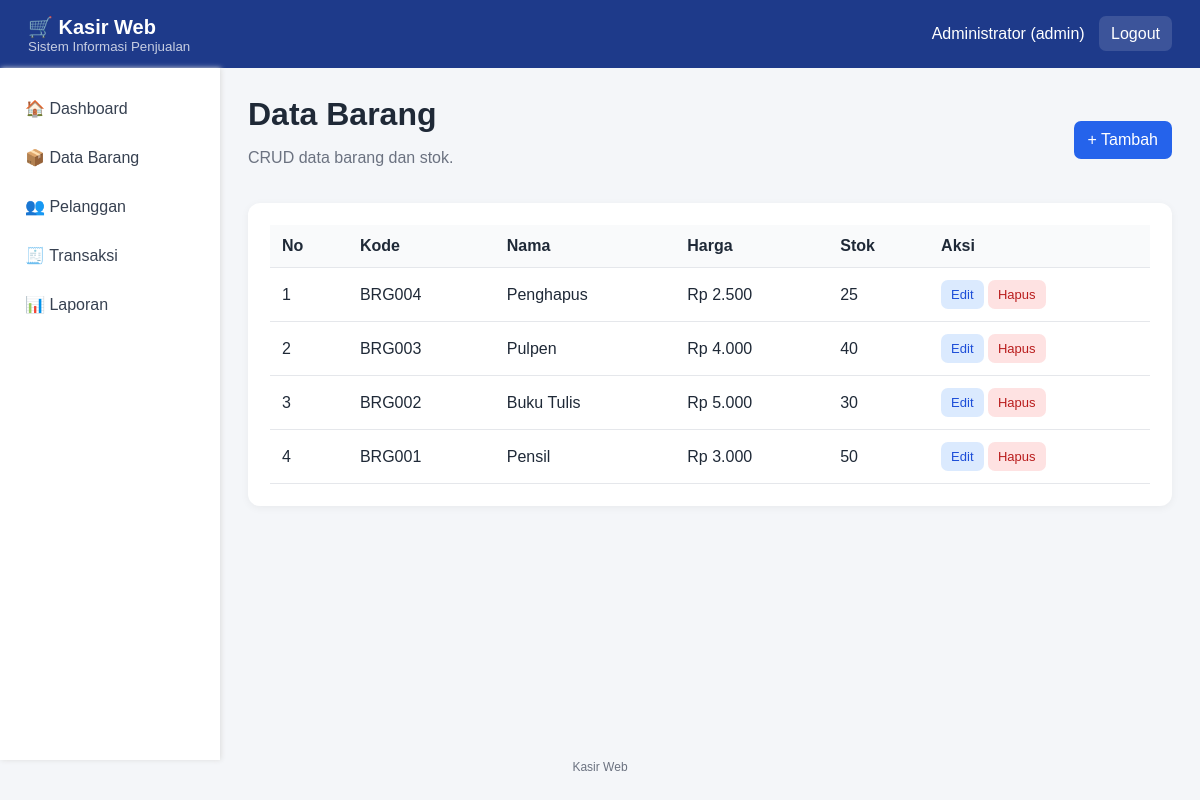
Page /barang.php (signed in) on the committed database.
### tables this page shows
CREATE TABLE barang(id INT UNSIGNED AUTO_INCREMENT PRIMARY KEY,kode_barang VARCHAR(30) UNIQUE NOT NULL,nama_barang VARCHAR(100) NOT NULL,harga INT NOT NULL DEFAULT 0,stok INT NOT NULL DEFAULT 0,created_at TIMESTAMP DEFAULT CURRENT_TIMESTAMP);

### auth.php (called while the page is built, shortened)
<?php
function e($v)
{
    return htmlspecialchars(
        (string) $v,
        ENT_QUOTES,
        "UTF-8"
    );
}
?>

### barang.php (the view, shortened to what this page needs)
<?php
require "koneksi.php";
require "header.php";
$q = $conn->query(
    "SELECT * FROM barang ORDER BY id DESC"
);
?>
<div class="title">
    <div>
        <h1>Data Barang</h1>
        <p>CRUD data barang dan stok.</p>
    </div>
    <a class="btn primary" href="barang_tambah.php">
        + Tambah
    </a>
</div>
<div class="panel table">
    <table>
        <tr>
            <th>No</th>
            <th>Kode</th>
            <th>Nama</th>
            <th>Harga</th>
            <th>Stok</th>
            <th>Aksi</th>
        </tr>
        <?php
        $n = 1;
        while ($r = $q->fetch_assoc()):
        ?>
            <tr>
                <td>
                    <?= $n++ ?>
                </td>
                <td>
                    <?= e($r["kode_barang"]) ?>
                </td>
                <td>
                    <?= e($r["nama_barang"]) ?>
                </td>
                <td>
                    Rp <?= number_format($r["harga"], 0, ",", ".") ?>
                </td>
                <td>
                    <?= e($r["stok"]) ?>
                </td>
                <td>
                    <a
                        class="btn small edit"
                        href="barang_edit.php?id=<?= $r["id"] ?>"
                    >
                        Edit
                    </a>
                    <a
                        class="btn small delete"
                        href="barang_hapus.php?id=<?= $r["id"] ?>"
                        onclick="return konfirmasiHapus(event, this)"
                    >
                        Hapus
                    </a>
                </td>
            </tr>
        <?php endwhile; ?>
    </table>
</div>
<?php require "footer.php"; ?>

### header.php (shortened to what this page needs)
<?php
require_once "auth.php";
?>
<!doctype html>
<html lang="id">
<head>
    <link rel="stylesheet" href="style.css">
</head>
<body>
    <header class="top">
        <div>
            <b>🛒 Kasir Web</b>
            <small>Sistem Informasi Penjualan</small>
        </div>
        <div>
            <?= e($_SESSION["nama"]) ?>
            (<?= e($_SESSION["role"]) ?>)
            <a href="logout.php">Logout</a>
        </div>
    </header>
    <div class="layout">
        <aside>
            <a href="dashboard.php">🏠 Dashboard</a>
            <a href="barang.php">📦 Data Barang</a>
            <a href="pelanggan.php">👥 Pelanggan</a>
            <a href="transaksi.php">🧾 Transaksi</a>
            <a href="laporan.php">📊 Laporan</a>
        </aside>
        <main>

### footer.php (shortened to what this page needs)
        </main>
    </div>
    <footer>
        Kasir Web
    </footer>
</body>
</html>

### style.css (style rules this page uses)
* { box-sizing: border-box; }
body { margin: 0; font-family: Arial, sans-serif; background: #f4f6f9; color: #1f2937; }
.top { height: 68px; background: #1e3a8a; color: white; padding: 0 28px; display: flex; align-items: center; justify-content: space-between; }
.top b { font-size: 20px; }
.top small { display: block; opacity: 0.75; }
.top a { color: white; text-decoration: none; background: #ffffff22; padding: 9px 12px; border-radius: 7px; margin-left: 10px; }
.layout { display: flex; min-height: calc(100vh - 108px); }
aside { width: 220px; background: white; padding: 18px 12px; box-shadow: 1px 0 5px #ddd; }
aside a { display: block; padding: 13px; text-decoration: none; color: #374151; border-radius: 8px; margin-bottom: 4px; }
main { flex: 1; padding: 28px; max-width: 1250px; }
.title { display: flex; justify-content: space-between; align-items: center; margin-bottom: 20px; }
.title h1 { margin: 0 0 5px; }
.title p { color: #6b7280; }
.panel { background: white; padding: 22px; border-radius: 12px; margin-bottom: 20px; box-shadow: 0 2px 8px #0000000d; }
.table { overflow: auto; }
table { width: 100%; border-collapse: collapse; }
th, td { padding: 12px; border-bottom: 1px solid #e5e7eb; text-align: left; }
th { background: #f9fafb; }
.btn { display: inline-block; border: 0; text-decoration: none; background: #e5e7eb; color: #374151; padding: 10px 14px; border-radius: 7px; cursor: pointer; }
.primary { background: #2563eb; color: white; }
.edit { background: #dbeafe; color: #1d4ed8; }
.delete { background: #fee2e2; color: #b91c1c; }
.small { padding: 7px 10px; font-size: 13px; }
footer { text-align: center; color: #6b7280; height: 40px; font-size: 12px; }

### rows in the picture
barang: kode_barang "BRG004", nama_barang "Penghapus", harga "2.500", stok "25"
barang: kode_barang "BRG003", nama_barang "Pulpen", harga "4.000", stok "40"
barang: kode_barang "BRG002", nama_barang "Buku Tulis", harga "5.000", stok "30"
barang: kode_barang "BRG001", nama_barang "Pensil", harga "3.000", stok "50"

### other values in the picture
$_SESSION["nama"] "Administrator"
$_SESSION["role"] "admin"
